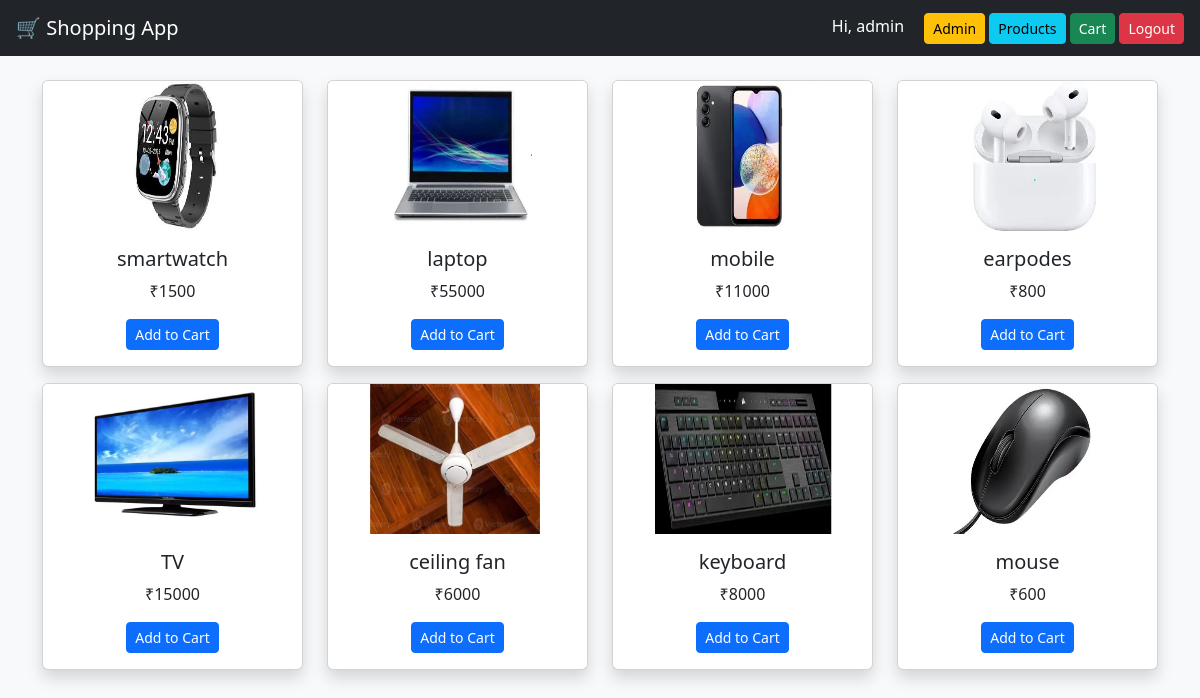
Screenshot of /products (signed in) with the database file from the repository.
### tables this page shows
CREATE TABLE products (id INTEGER PRIMARY KEY, name TEXT, price INTEGER, image TEXT);

### app.py (the view)
@app.route('/products')
def products():
    db = get_db()
    products = db.execute("SELECT * FROM products").fetchall()
    return render_template('products.html', products=products)

### app.py (called while the page is built)
def get_db():
    conn = sqlite3.connect("database.db")
    conn.row_factory = sqlite3.Row
    return conn

### templates/products.html
{% extends 'base.html' %}
{% block content %}
<div class="row">
{% for product in products %}
    <div class="col-md-3">
        <div class="card shadow mb-3">
            <img src="{{ url_for('static', filename='images/' + product['image']) }}" class="card-img-top" height="150">
            <div class="card-body text-center">
                <h5>{{ product['name'] }}</h5>
                <p>₹{{ product['price'] }}</p>
                <a href="/add_to_cart/{{ product['id'] }}" class="btn btn-primary btn-sm">Add to Cart</a>
            </div>
        </div>
    </div>
{% endfor %}
</div>
{% endblock %}

### rows the page displays
products: image (picture), name "smartwatch", price "1500"
products: image (picture), name "laptop", price "55000"
products: image (picture), name "mobile", price "11000"
products: image (picture), name "earpodes", price "800"
products: image (picture), name "TV", price "15000"
products: image (picture), name "ceiling fan", price "6000"
products: image (picture), name "keyboard", price "8000"
products: image (picture), name "mouse", price "600"

### other values shown
{{ session['user'] }} "admin"
